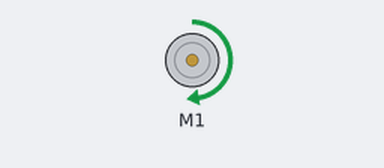
Bench run of a sketch on a simulated Arduino Uno, built with avr-gcc and run on an emulated ATmega328P. Shown: DC motor (green arrow = forward, orange = backward, longer = faster).

Above: at 2.5 s.
At 5.1 s:
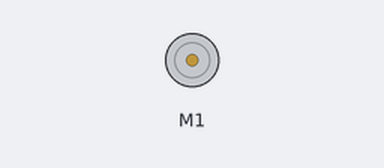
At 7.7 s:
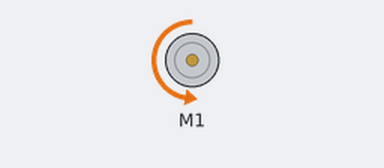
Timing chart, 0 to 13.5 s (numbered marks = the images above):
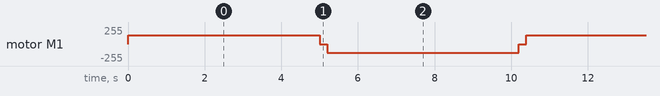

The sketch:

Aula-23.ino
```cpp
#include <AFMotor.h>

AF_DCMotor motor1(1);

void setup() {
  motor1.setSpeed(0);//0 a 255
}

void loop() {
  motor1.setSpeed(128);
  motor1.run(FORWARD);//Sentido horário
  delay(5000);

  motor1.setSpeed(0);
  motor1.run(RELEASE);
  delay(200);

  motor1.setSpeed(128);
  motor1.run(BACKWARD);//Sentido anti-horário
  delay(5000);

  motor1.setSpeed(0);
  motor1.run(RELEASE);
  delay(200);

}
```

Measured:
- by itself, motor M1: repeats every 10.4 s: stopped 0.20 s, backward 128/255 5.0 s, stopped 0.20 s, forward 128/255 5.0 s
